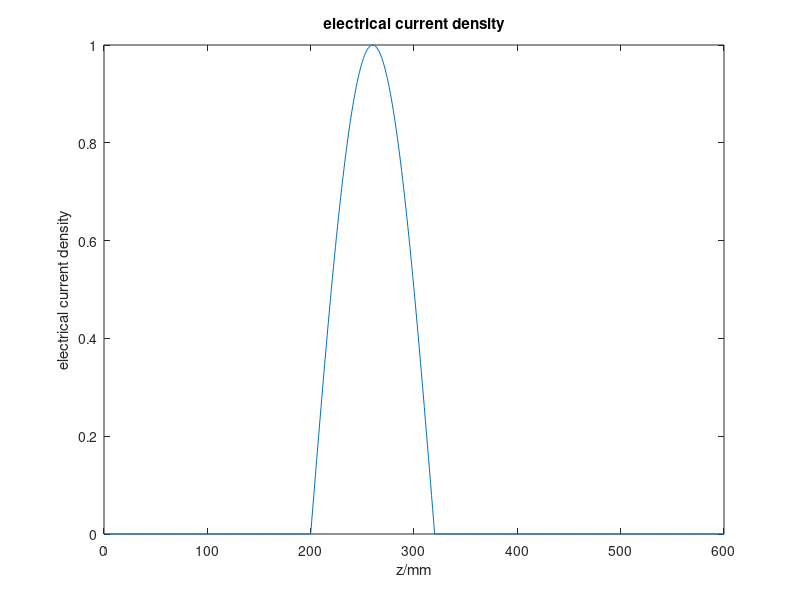
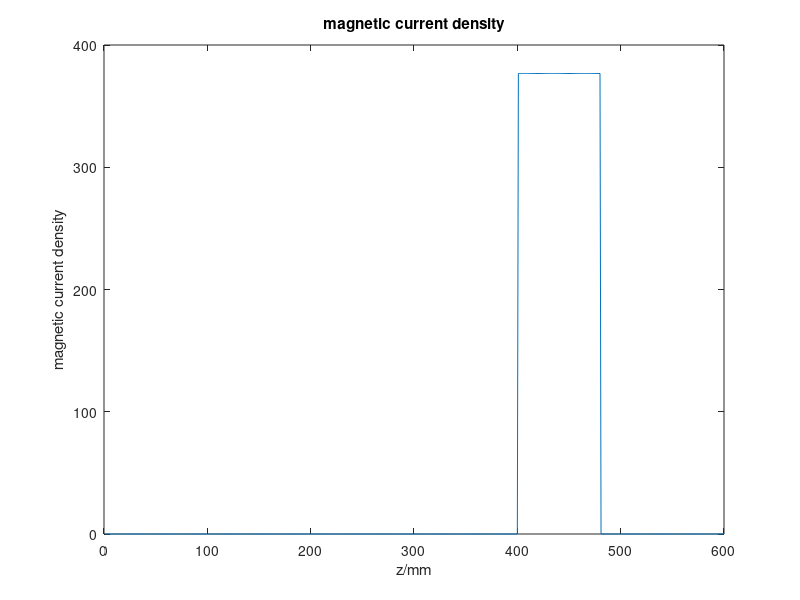

Write the MATLAB code that produced these figures, in order.
clear all;
clc;
z=1:1:600;
Jx=cos(pi/120*(z-260)).*[zeros(1,200) ones(1,120) zeros(1,280)]; %
My=376.7*[zeros(1,400) ones(1,80) zeros(1,120)];
figure(1);
plot(z,Jx);
title('electrical current density')
xlabel('z/mm');
ylabel('electrical current density');
figure(2);
plot(z,My);
title('magnetic current density')
xlabel('z/mm');
ylabel('magnetic current density');
